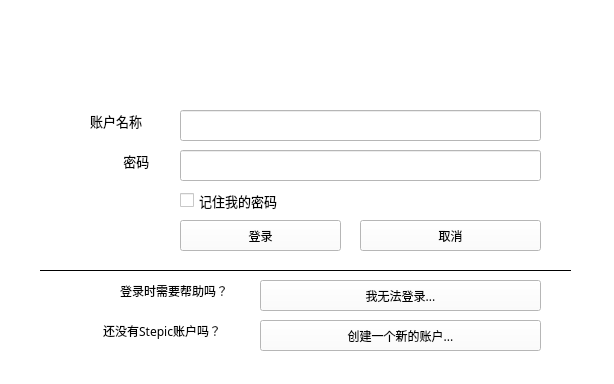
<?xml version="1.0" encoding="UTF-8"?>
<ui version="4.0">
 <class>UserLoginWindow</class>
 <widget class="QMainWindow" name="UserLoginWindow">
  <property name="windowModality">
   <enum>Qt::NonModal</enum>
  </property>
  <property name="enabled">
   <bool>true</bool>
  </property>
  <property name="geometry">
   <rect>
    <x>0</x>
    <y>0</y>
    <width>614</width>
    <height>384</height>
   </rect>
  </property>
  <property name="sizePolicy">
   <sizepolicy hsizetype="Fixed" vsizetype="Fixed">
    <horstretch>0</horstretch>
    <verstretch>0</verstretch>
   </sizepolicy>
  </property>
  <property name="minimumSize">
   <size>
    <width>614</width>
    <height>384</height>
   </size>
  </property>
  <property name="maximumSize">
   <size>
    <width>614</width>
    <height>384</height>
   </size>
  </property>
  <property name="windowTitle">
   <string>Stepic 登录</string>
  </property>
  <property name="windowIcon">
   <iconset>
    <normaloff>../image/游戏.png</normaloff>../image/游戏.png</iconset>
  </property>
  <property name="windowOpacity">
   <double>1.000000000000000</double>
  </property>
  <property name="autoFillBackground">
   <bool>false</bool>
  </property>
  <property name="styleSheet">
   <string notr="true">background-color: #fff;</string>
  </property>
  <property name="dockNestingEnabled">
   <bool>false</bool>
  </property>
  <widget class="QWidget" name="centralwidget">
   <widget class="QLabel" name="label_icon">
    <property name="geometry">
     <rect>
      <x>80</x>
      <y>10</y>
      <width>231</width>
      <height>91</height>
     </rect>
    </property>
    <property name="text">
     <string/>
    </property>
    <property name="pixmap">
     <pixmap>../image/游戏大logo-s.png</pixmap>
    </property>
   </widget>
   <widget class="QLineEdit" name="lineEdit_name">
    <property name="geometry">
     <rect>
      <x>180</x>
      <y>110</y>
      <width>361</width>
      <height>31</height>
     </rect>
    </property>
   </widget>
   <widget class="QLabel" name="label_name">
    <property name="geometry">
     <rect>
      <x>90</x>
      <y>110</y>
      <width>71</width>
      <height>21</height>
     </rect>
    </property>
    <property name="font">
     <font>
      <family>微软雅黑</family>
      <pointsize>10</pointsize>
     </font>
    </property>
    <property name="text">
     <string>账户名称</string>
    </property>
   </widget>
   <widget class="QLabel" name="label_pwd">
    <property name="geometry">
     <rect>
      <x>120</x>
      <y>150</y>
      <width>41</width>
      <height>21</height>
     </rect>
    </property>
    <property name="font">
     <font>
      <family>微软雅黑</family>
      <pointsize>10</pointsize>
     </font>
    </property>
    <property name="text">
     <string> 密码</string>
    </property>
   </widget>
   <widget class="QLineEdit" name="lineEdit_pwd">
    <property name="geometry">
     <rect>
      <x>180</x>
      <y>150</y>
      <width>361</width>
      <height>31</height>
     </rect>
    </property>
    <property name="echoMode">
     <enum>QLineEdit::Password</enum>
    </property>
   </widget>
   <widget class="QCheckBox" name="checkBox">
    <property name="geometry">
     <rect>
      <x>180</x>
      <y>190</y>
      <width>141</width>
      <height>21</height>
     </rect>
    </property>
    <property name="font">
     <font>
      <family>微软雅黑</family>
      <pointsize>10</pointsize>
     </font>
    </property>
    <property name="text">
     <string>记住我的密码</string>
    </property>
   </widget>
   <widget class="QLabel" name="label_line">
    <property name="geometry">
     <rect>
      <x>40</x>
      <y>250</y>
      <width>531</width>
      <height>21</height>
     </rect>
    </property>
    <property name="font">
     <font>
      <underline>true</underline>
      <kerning>true</kerning>
     </font>
    </property>
    <property name="styleSheet">
     <string notr="true">border-bottom: 1px solid #000;</string>
    </property>
    <property name="lineWidth">
     <number>1</number>
    </property>
    <property name="openExternalLinks">
     <bool>false</bool>
    </property>
   </widget>
   <widget class="QPushButton" name="btn_login">
    <property name="geometry">
     <rect>
      <x>180</x>
      <y>220</y>
      <width>161</width>
      <height>31</height>
     </rect>
    </property>
    <property name="font">
     <font>
      <family>微软雅黑</family>
     </font>
    </property>
    <property name="text">
     <string>登录</string>
    </property>
    <property name="autoDefault">
     <bool>false</bool>
    </property>
    <property name="default">
     <bool>false</bool>
    </property>
    <property name="flat">
     <bool>false</bool>
    </property>
   </widget>
   <widget class="QToolButton" name="btn_close">
    <property name="geometry">
     <rect>
      <x>360</x>
      <y>220</y>
      <width>181</width>
      <height>31</height>
     </rect>
    </property>
    <property name="font">
     <font>
      <family>微软雅黑</family>
     </font>
    </property>
    <property name="text">
     <string>取消</string>
    </property>
   </widget>
   <widget class="QLabel" name="label_tips1">
    <property name="geometry">
     <rect>
      <x>120</x>
      <y>280</y>
      <width>141</width>
      <height>21</height>
     </rect>
    </property>
    <property name="font">
     <font>
      <family>微软雅黑</family>
     </font>
    </property>
    <property name="text">
     <string>登录时需要帮助吗？</string>
    </property>
   </widget>
   <widget class="QToolButton" name="btn_error">
    <property name="geometry">
     <rect>
      <x>260</x>
      <y>280</y>
      <width>281</width>
      <height>31</height>
     </rect>
    </property>
    <property name="font">
     <font>
      <family>微软雅黑</family>
     </font>
    </property>
    <property name="text">
     <string>我无法登录...</string>
    </property>
   </widget>
   <widget class="QLabel" name="label_tips2">
    <property name="geometry">
     <rect>
      <x>100</x>
      <y>320</y>
      <width>151</width>
      <height>21</height>
     </rect>
    </property>
    <property name="font">
     <font>
      <family>微软雅黑</family>
     </font>
    </property>
    <property name="text">
     <string> 还没有Stepic账户吗？</string>
    </property>
   </widget>
   <widget class="QToolButton" name="btn_regit">
    <property name="geometry">
     <rect>
      <x>260</x>
      <y>320</y>
      <width>281</width>
      <height>31</height>
     </rect>
    </property>
    <property name="font">
     <font>
      <family>微软雅黑</family>
     </font>
    </property>
    <property name="text">
     <string>创建一个新的账户...</string>
    </property>
   </widget>
  </widget>
 </widget>
 <connections/>
</ui>
